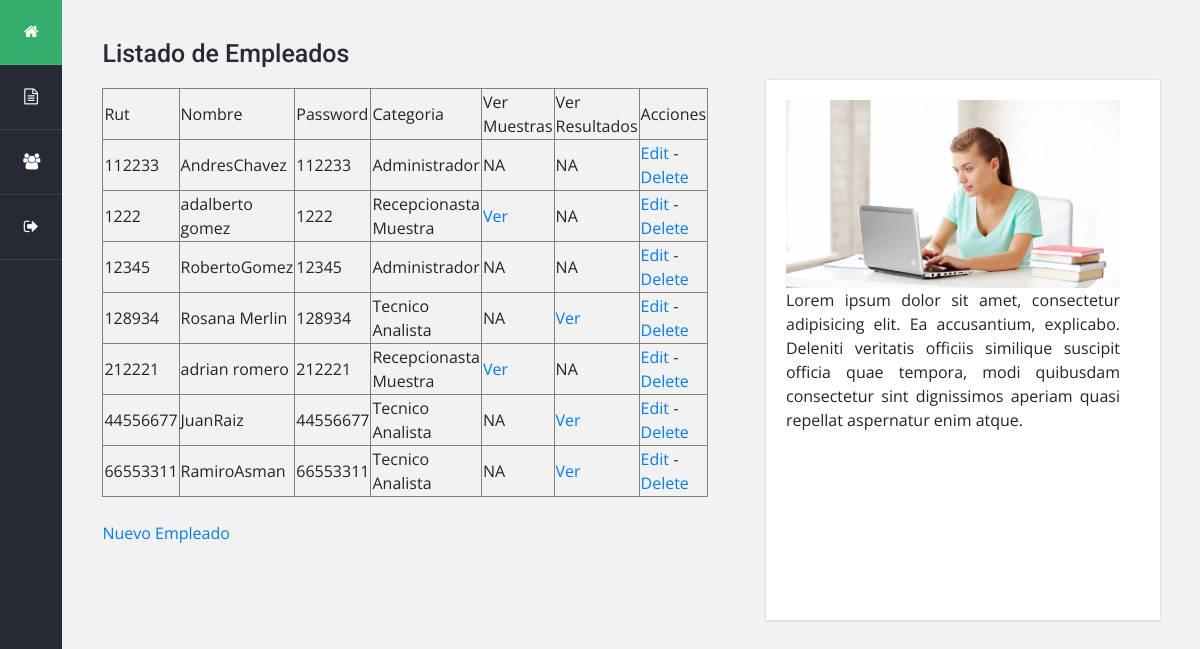
/ExamenPhp/manejadorEmpleado.php, run on the app's committed database.
### tables this page shows
CREATE TABLE `empleado` (
  `rut` varchar(10) NOT NULL,
  `nombre` varchar(50) NOT NULL,
  `password` varchar(10) NOT NULL,
  `categoria` varchar(1) NOT NULL
);

### ExamenPhp/controllers/EmpleadoController.php (called while the page is built, shortened)
<?php
	require_once "./models/Empleado.php";
	class EmpleadoController {
		public $empleado;
		public function __construct() {
	        $this->empleado = new Empleado();
	    }
		public function buscarTodas() {
			$empleados = $this->empleado->buscarTodas();
    		include "views/sections/clienteHead.php";
			include 'views/listado_empleados.php';
			include "views/sections/footer.php";
		}
	}
?>

### ExamenPhp/models/Empleado.php (called while the page is built, shortened)
<?php
require_once "DB.php";
class Empleado
    {
        private $rut, $nombre, $password, $categoria;
        public function __construct($rut=null, $nombre=null, $password=null, $categoria=null)
        {
            $this->rut       = $rut;
            $this->nombre    = $nombre;
            $this->password  = $password;
            $this->categoria = $categoria;
        }
        public function getRut()
        {
            return $this->rut;
        }
        public function getNombre()
        {
            return $this->nombre;
        }
        public function getPassword()
        {
            return $this->password;
        }
        public function getCategoria()
        {
            return $this->categoria;
        }
        public function buscarTodas(){
            $db = new DB();
            $query = "SELECT rut, nombre, password, categoria FROM Empleado";
            $sentencia = $db->getConexion()->prepare($query);
            $sentencia->execute();
            $rs= $sentencia->fetchAll();
            $Empleados=[];
            foreach($rs as $fila){
                $Empleados[] = new Empleado($fila["rut"],$fila["nombre"],$fila["password"],$fila["categoria"]);
            }
            return $Empleados;
        }
    }
?>

### ExamenPhp/models/DB.php (called while the page is built)
<?php
	class DB
	{
		private $conexion;
		function __construct()
		{
			try{
				$this->conexion = new PDO('mysql:host=localhost;dbname=bbddisp', 'userbbddisp', 'userbbddisp');
			}
			catch(PDOException $e){
		    	$this->conexion = null;
			}
		}
		function getConexion(){
			return $this->conexion;
		}
	}
?>

### ExamenPhp/views/listado_empleados.php (the view)
<main class="main col">
				<div class="row">
					<div class="columna col-lg-7">
						<div class="widget nueva_entrada">
							<h3 class="titulo">Listado de Empleados</h3>
								<table border="1">
									<tr>
										<td>Rut</td>
										<td>Nombre</td>
										<td>Password</td>
										<td>Categoria</td>
										<td>Ver Muestras</td>
										<td>Ver Resultados</td>
										<td>Acciones</td>
									</tr>
									<?php foreach ($empleados as $empleado){ ?>
									<tr>
										<td><?php echo $empleado->getRut()      ; ?></td>
										<td><?php echo $empleado->getNombre()   ; ?></td>
										<td><?php echo $empleado->getPassword() ; ?></td>
										<td><?php   if ($empleado->getCategoria()       == "A") {
								                        echo "Administrador";
								                    } elseif ($empleado->getCategoria() == "R") {
								                        echo "Recepcionasta Muestra";
								                    } elseif ($empleado->getCategoria() == "T") {
								                        echo "Tecnico Analista";
								                    } else {
								                        echo "Sin Categoria";
								                    }
								                    ?>
								        </td>
								        <td><?php   if ($empleado->getCategoria()       == "R") { ?>
								                        <a href="manejadorAnalisisMuestra.php?accion=buscarTodas&rut=<?php echo $empleado->getRut();?>">Ver</a>
								            <?php   } else {
								                        echo "NA";
								                    }
								                    ?>
								        </td>
                                        <td><?php   if ($empleado->getCategoria()       == "T") { ?>
								                        <a href="manejadorAnalisisResultado.php?accion=buscarTodas&rut=<?php echo $empleado->getRut();?>">Ver</a>
								            <?php   } else {
								                        echo "NA";
								                    }
								                    ?>
								        </td>
								        <td><a href="?accion=crudEditar&rut=<?php echo $empleado->getRut();?>">Edit</a>
								        - <a href="?accion=eliminar&rut=<?php echo $empleado->getRut();?>">Delete</a></td>
									</tr>
									<?php } ?>
								</table>
								<br/>
								<a href="?accion=crudIngreso">Nuevo Empleado</a>
						</div>
					</div>
					<div class="columna col-lg-5">
						<div class="widget comentarios">
							<div class="contenedor">
								<div class="comentario d-flex flex-wrap">
									<div class="foto">
										<img src="../../WebPHPISP/views/images/comp.jpg">
										<p style="text-align: justify;">	Lorem ipsum dolor sit amet, consectetur adipisicing elit. Ea accusantium, explicabo. Deleniti veritatis officiis similique suscipit officia quae tempora, modi quibusdam consectetur sint dignissimos aperiam quasi repellat aspernatur enim atque.</p>
									</div>
								</div>
							</div>
						</div>
					</div>
				</div>
</main>

### ExamenPhp/manejadorEmpleado.php
<?php
    if(!isset($_REQUEST['accion']))
    {
        require_once "controllers/EmpleadoController.php";
        $empleadoController = new EmpleadoController();
        $empleadoController->buscarTodas();
    }
    else
    {
        $accion = $_REQUEST['accion'];
        require_once "controllers/EmpleadoController.php";
        $empleadoController = new EmpleadoController();
        call_user_func( array( $empleadoController, $accion ) );
    }
?>

### ExamenPhp/views/sections/clienteHead.php (shortened to what this page needs)
<!DOCTYPE html>
<html lang="es">
<head>
	<link rel="stylesheet" href="../../WebPHPISP/views/css/bootstrap.min.css">
	<link rel="stylesheet" href="../../WebPHPISP/views/css/fontello.css">
	<link rel="stylesheet" href="../../WebPHPISP/views/css/estilos2.css">
</head>
<body>
	<div class="container-fluid">
		<div class="row">
			<div class="barra-lateral col-12 col-sm-auto">
				<nav class="menu d-flex d-sm-block justify-content-center flex-wrap">
					<a href="#"><i class="icon-home"></i><span>Muestras</span></a>
					<a href="#"><i class="icon-doc-text"></i><span>Resultados Análisis</span></a>
					<a href="#"><i class="icon-users"></i><span>Modificar Perfil</span></a>
					<a href="#"><i class="icon-logout"></i><span>Salir</span></a>
				</nav>
			</div>

### ExamenPhp/views/sections/footer.php (shortened to what this page needs)
		</div>
	</div>
</body>
</html>

### ExamenPhp/views/css/estilos2.css (style rules this page uses)
body { background: #f2f2f2; font-size: 16px; font-family: 'Open Sans', sans-serif; }
.barra-lateral { background: #262a34; color: #fff; min-width: 300px; min-height: 100vh; padding: 0; }
.barra-lateral a { color: #fff; }
.barra-lateral .menu a { display: block; padding: 20px; font-family: 'Roboto', sans-serif; font-weight: 500; border-bottom: 1px solid rgba(255,255,255,.1); }
.barra-lateral .menu a i { margin-right: 20px; font-weight: normal; }
.main { padding-top: 40px; }
.main .columna { padding-left: 40px; padding-right: 40px; }
.main .titulo { color: #262a34; font-size: 25px; font-weight: 500; font-family: 'Roboto', sans-serif; margin-bottom: 20px; }
.main .widget { margin-bottom: 40px; }
.main .comentarios .contenedor { box-shadow: 0px 0px 2px 0px rgba(0,0,0,0.2); }
.main .comentarios .comentario { background: #fff; padding: 20px; margin-top: 40px; border-bottom: 1px solid #dfdfdf; }
.main .comentarios .comentario .foto { width: 100%; height: 500px; overflow: hidden; margin-right: 20px; }
.main .comentarios .comentario .foto img { width: 100%; }
@media screen and (max-width: 1300px) { .barra-lateral { min-width: auto; } }
@media screen and (max-width: 1300px) { .barra-lateral .menu a i { margin:0; } }

### data on the page
empleado: rut "112233", nombre "AndresChavez", password "112233", categoria "Administrador"
empleado: rut "1222", nombre "adalberto gomez", password "1222", categoria "Recepcionasta Muestra"
empleado: rut "12345", nombre "RobertoGomez", password "12345", categoria "Administrador"
empleado: rut "128934", nombre "Rosana Merlin", password "128934", categoria "Tecnico Analista"
empleado: rut "212221", nombre "adrian romero", password "212221", categoria "Recepcionasta Muestra"
empleado: rut "44556677", nombre "JuanRaiz", password "44556677", categoria "Tecnico Analista"
empleado: rut "66553311", nombre "RamiroAsman", password "66553311", categoria "Tecnico Analista"
